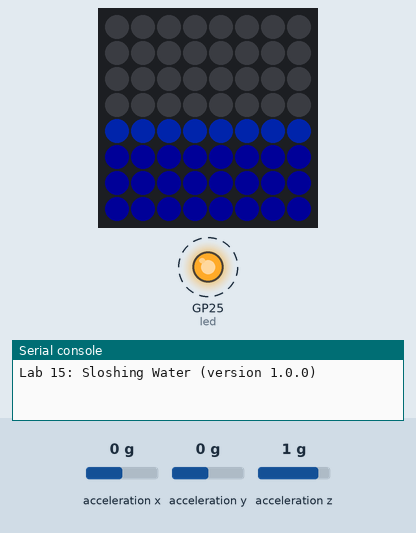
Recording of a program running on a simulated Raspberry Pi Pico running MicroPython. Parts: 8×8 RGB LED matrix (first LED top left, wired row by row, every second row reversed), output pins drawn as LEDs (lit = HIGH), the last lines printed to the serial console. Dashed ring = blinking. Inputs (shaded band) come from the test bench; at power-on: acceleration x 0 g, acceleration y 0 g, acceleration z 1 g. Dim RGB values are drawn brighter than linear; library files of the repository ran but are not shown: font.py; pins used as bus, display or sensor lines are not drawn.

Above: at 0.87 s.
1.3 s: acceleration x set to 1.1 g
At 1.79 s:
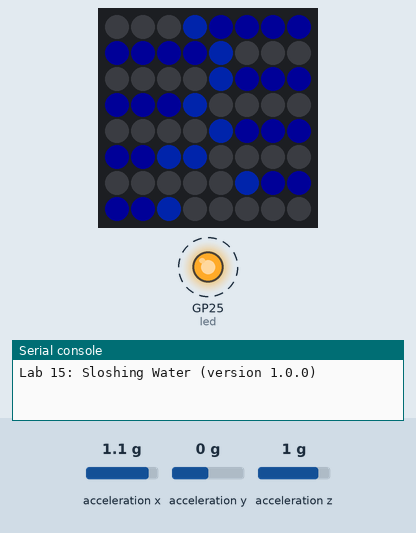
3.0 s: acceleration y set to -1.4 g
At 3.44 s:
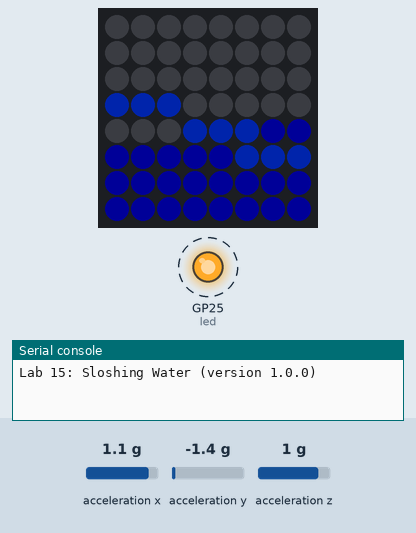
4.6 s: acceleration x set to -1.4 g
At 5.4 s:
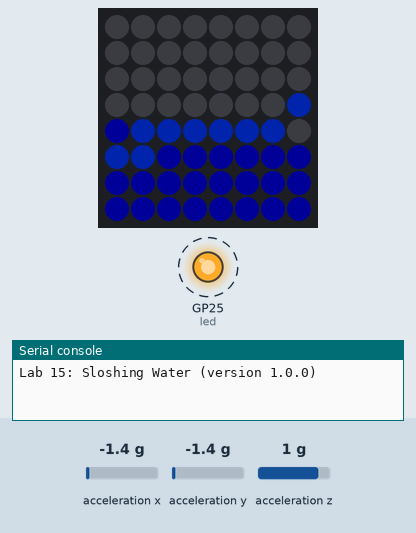
6.3 s: acceleration y set to -0.8 g
At 6.78 s:
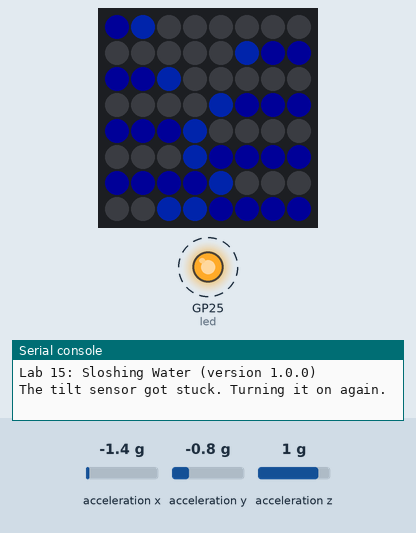
Timing chart, 0 to 9.1 s (numbered marks = the images above; inputs shaded):
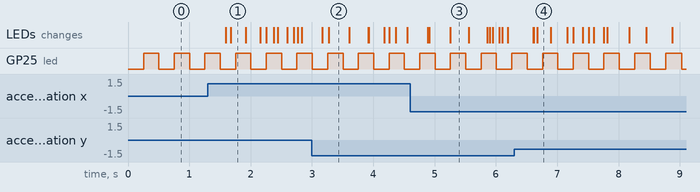

Measured:
- after the input at 1.3 s, the LEDs: first change after 0.30 s (image 1 shows a later state)
- by itself, GP25 (led): alternates HIGH for 0.25 s and LOW for 0.25 s

The program:

15-sloshing-water.py
```python
# Lab 15: Sloshing Water
# Filename: 15-sloshing-water.py
# Version: 1.0.0
#
# The matrix is a square pan seen from the side, half full of blue water.
# Stand the board upright and the bottom half fills with water. Rock or
# tilt the board and the water sloshes back and forth, then settles.
# The code lives in the module sloshing_water.py (with the shared helpers
# in kit.py) so that program 18 can load it as a mode too. Upload all the
# .py files with ./upload-code.sh before you run this.
# Not yet tried by hand: the tilt needs a person to rock the kit.

import sloshing_water

print("Lab 15: Sloshing Water (version 1.0.0)")

sloshing_water.run()
```

sloshing_water.py
```python
# Module: Sloshing Water (program 15, mode 11 of program 18, and program 19)
# Filename: sloshing_water.py
# Version: 1.0.0
#
# The matrix is a square pan seen from the side, half full of blue water.
# Stand the board upright and the bottom half fills with water. Rock or
# tilt the board and the water sloshes back and forth, then settles with a
# level surface. The amount of water never changes: always 32 pixels.
# Run it on its own with 15-sloshing-water.py.
# If the water falls toward the wrong side, change FLIP_X, FLIP_Y or
# SWAP_XY in kit.py.

import kit

# the water: half the pixels. Only 32 pixels are lit and only in blue,
# so these numbers draw about 90 mA, far less than USB supplies.
NUMBER_PIXELS = kit.NUMBER_PIXELS
WATER_PIXELS = NUMBER_PIXELS // 2
WATER_COLOR = (0, 0, 24)
SURFACE_COLOR = (0, 10, 48)     # a brighter line along the top of the water
SURFACE_THICKNESS = 1.0         # in pixels

# the water follows the pull of gravity like a weight on a spring,
# so it overshoots and rings back and forth when you rock the board
SPRING = 90         # bigger = faster sloshing (90 is about 1.5 slosh a second)
DAMPING = 2.5       # bigger = the sloshing dies out sooner
MIN_TILT = 0.2      # pull along the board below this (nearly flat): water stays put
MAX_PULL = 1.5      # ignore the extra push of hard shakes

# For every pixel, work out once: its strip number, how far it is from the
# center of the pan (across and down), and a tiny nudge so no two pixels
# are ever exactly the same depth.
center_x = (kit.WIDTH - 1) / 2
center_y = (kit.HEIGHT - 1) / 2
pixel_index = []
across = []
down = []
nudge = []
for row in range(kit.HEIGHT):
    for col in range(kit.WIDTH):
        pixel_index.append(kit.xy(col, row))
        across.append(col - center_x)
        down.append(row - center_y)
        nudge.append(0.0007 * col + 0.0011 * row)

def read_pull():
    # which way is downhill along the board, and how strong is the pull
    gx, gy = kit.read_tilt()
    size = (gx * gx + gy * gy) ** 0.5
    if size > MAX_PULL:
        gx = gx * MAX_PULL / size
        gy = gy * MAX_PULL / size
        size = MAX_PULL
    return gx, gy, size

def draw_water(nx, ny):
    # nx, ny is the downhill direction. A pixel's depth is how far it sits
    # downhill. The deepest half of the pixels are water, so the surface
    # always lands where exactly half the pan is full.
    depth = [across[i] * nx + down[i] * ny + nudge[i] for i in range(NUMBER_PIXELS)]
    cutoff = sorted(depth)[NUMBER_PIXELS - WATER_PIXELS]
    for i in range(NUMBER_PIXELS):
        below_surface = depth[i] - cutoff
        if below_surface < 0:
            kit.strip[pixel_index[i]] = kit.OFF
        elif below_surface < SURFACE_THICKNESS:
            kit.strip[pixel_index[i]] = SURFACE_COLOR
        else:
            kit.strip[pixel_index[i]] = WATER_COLOR
    kit.strip.write()

def run(settings=None):
    from utime import ticks_ms, ticks_diff

    # the spring: sx, sy is where the water thinks "down" is, vx, vy is how
    # fast that is changing, and target is where gravity says it should be
    sx = 0.0
    sy = 1.0
    vx = 0.0
    vy = 0.0
    target_x = 0.0
    target_y = 1.0
    nx = 0.0
    ny = 1.0
    last_time = ticks_ms()

    while True:
        gx, gy, size = read_pull()
        if size >= MIN_TILT:
            target_x = gx
            target_y = gy

        now = ticks_ms()
        dt = ticks_diff(now, last_time) / 1000
        last_time = now
        if dt > 0.05:
            dt = 0.05

        vx += (SPRING * (target_x - sx) - DAMPING * vx) * dt
        vy += (SPRING * (target_y - sy) - DAMPING * vy) * dt
        sx += vx * dt
        sy += vy * dt

        length = (sx * sx + sy * sy) ** 0.5
        if length > 0.05:
            nx = sx / length
            ny = sy / length

        draw_water(nx, ny)
        kit.wait(5)
```

kit.py
```python
# Module: Kit Helpers (shared by programs 15 to 19 and the modes they load)
# Filename: kit.py
# Version: 1.2.0
#
# Sets up the matrix, the accelerometer and the two mode buttons one time,
# and gives every mode the same helpers: xy(), clear(), fade_pixels(),
# read_tilt(), draw_text(), wait() and a list of colors.
#
# wait() is how a mode sleeps. It also watches the two mode buttons. When
# program 18 or 19 has turned the buttons on (mode_buttons_on) and one is
# pressed, wait() raises ModeChange and the next or previous mode loads.
# When a mode runs on its own (programs 15 to 17) the buttons are off.
#
# wait() also blinks the LED on the Pico board. If the LED stops blinking,
# the program has stopped. read_tilt() never stops the program: if the
# sensor does not answer, gets stuck, or loses its settings, it uses the
# last good reading and turns the sensor on again.

from machine import Pin, I2C
from neopixel import NeoPixel
from utime import sleep_ms, sleep_us, ticks_ms, ticks_diff
import ustruct
import config
from font import LETTERS

# hardware settings from config.py
NEOPIXEL_PIN = config.NEOPIXEL_PIN
NUMBER_PIXELS = config.NUMBER_PIXELS
MATRIX_WIDTH = config.MATRIX_WIDTH
MATRIX_HEIGHT = config.MATRIX_HEIGHT
SERPENTINE = config.SERPENTINE
BUTTON_PIN_1 = config.BUTTON_PIN_1
BUTTON_PIN_2 = config.BUTTON_PIN_2
ACCEL_I2C_ID = config.ACCEL_I2C_ID
ACCEL_SDA_PIN = config.ACCEL_SDA_PIN
ACCEL_SCL_PIN = config.ACCEL_SCL_PIN
ACCEL_ADDRESS = config.ACCEL_ADDRESS

# LIS3DH registers
CTRL_REG1 = 0x20
CTRL_REG4 = 0x23
ACCEL_DATA_REGISTER = 0x28 | 0x80   # the 0x80 bit makes the chip step through x, y, z
COUNTS_PER_G = 16384
CTRL_REG1_VALUE = 0x57      # 100 readings a second, x y z on
CTRL_REG4_VALUE = 0x88      # high resolution, +/- 2 g

# keeping the sensor working
I2C_FREQ = 100000           # a slower clock is less bothered by noise from the matrix wires
MAX_SAME_READINGS = 100     # a working sensor always wiggles a little, so this many
                            # exactly equal readings in a row means it is stuck
CHECK_MS = 1000             # how often to check that the sensor kept its settings

# the LED on the Pico board blinks while the program runs
HEARTBEAT_MS = 250

# how the sensor is mounted relative to the matrix (same as program 14)
FLIP_X = False
FLIP_Y = True
SWAP_XY = False

# a button press counts once, then is ignored for this many milliseconds
DEBOUNCE_MS = 200

WIDTH = MATRIX_WIDTH
HEIGHT = MATRIX_HEIGHT

# colors. A single pixel can be bright, so the biggest number is 48.
# Modes that light many pixels at once use these dimmed down.
OFF = (0, 0, 0)
RED = (48, 0, 0)
ORANGE = (48, 14, 0)
YELLOW = (40, 32, 0)
GREEN = (0, 48, 0)
BLUE = (0, 0, 48)
INDIGO = (12, 0, 48)
VIOLET = (30, 0, 40)
PINK = (48, 8, 24)
WHITE = (28, 28, 28)
TEAL = (0, 40, 30)
LIME = (20, 48, 0)
SKY = (0, 24, 48)
RAINBOW = [RED, ORANGE, YELLOW, GREEN, BLUE, INDIGO, VIOLET]
PALETTE = RAINBOW + [PINK, WHITE, TEAL, LIME, SKY]
TEXT_COLOR = (16, 16, 4)

strip = NeoPixel(Pin(NEOPIXEL_PIN), NUMBER_PIXELS)

# the buttons connect the pin to GND, so a press reads 0
button1 = Pin(BUTTON_PIN_1, Pin.IN, Pin.PULL_UP)
button2 = Pin(BUTTON_PIN_2, Pin.IN, Pin.PULL_UP)

led = Pin("LED", Pin.OUT)     # "LED" works on the Pico, Pico W and Pico 2
last_blink = ticks_ms()

def heartbeat():
    # flip the LED on the Pico board every HEARTBEAT_MS
    global last_blink
    now = ticks_ms()
    if ticks_diff(now, last_blink) >= HEARTBEAT_MS:
        led.toggle()
        last_blink = now

# setup_sensor(), near the end of this file, sets up I2C and turns the
# sensor on. It runs again if the sensor stops answering, for example
# after a loose wire.


class ModeChange(Exception):
    # raised by wait() when a mode button is pressed: args[0] is 1 for the
    # next mode (button 1) or -1 for the previous mode (button 2)
    pass


mode_buttons_on = False
button1_was_down = False
button2_was_down = False
last_press = ticks_ms()

def check():
    # Look at the two buttons. If one was just pressed and the mode buttons
    # are on, raise ModeChange.
    global button1_was_down, button2_was_down, last_press
    if not mode_buttons_on:
        return
    down1 = button1.value() == 0
    down2 = button2.value() == 0
    pressed1 = down1 and not button1_was_down
    pressed2 = down2 and not button2_was_down
    button1_was_down = down1
    button2_was_down = down2
    now = ticks_ms()
    if (pressed1 or pressed2) and ticks_diff(now, last_press) > DEBOUNCE_MS:
        last_press = now
        if pressed1:
            raise ModeChange(1)
        raise ModeChange(-1)

def wait(ms):
    # sleep for ms milliseconds, but notice a button press right away
    heartbeat()
    check()
    while ms > 0:
        step = min(ms, 10)
        sleep_ms(step)
        ms -= step
        heartbeat()
        check()

def xy(x, y):
    if SERPENTINE and y % 2 == 1:
        return y * MATRIX_WIDTH + (MATRIX_WIDTH - 1 - x)
    return y * MATRIX_WIDTH + x

def clear():
    for i in range(NUMBER_PIXELS):
        strip[i] = OFF

def fade_pixels(keep):
    # keep is 0 to 255: how much of each pixel's color stays. Called every
    # frame, it leaves a fading trail behind anything that moves.
    for i in range(NUMBER_PIXELS):
        r, g, b = strip[i]
        if r or g or b:
            strip[i] = (r * keep // 256, g * keep // 256, b * keep // 256)

def dim(color, brightness):
    # brightness is 0.0 to 1.0
    return (int(color[0] * brightness), int(color[1] * brightness), int(color[2] * brightness))

# The tilt sensor. If it misses a reading (a wire that lost contact for a
# moment, or a bump while you press a button), Python raises OSError. The
# shows keep the last good reading instead of stopping, and the Shell says
# what happened, one time.
sensor_answering = True
last_tilt = (0.0, 0.0)
last_raw = None
same_readings = 0
last_check = ticks_ms()

def sensor_lost():
    global sensor_answering
    if sensor_answering:
        print("The tilt sensor is not answering. Check its wires: GP16, GP17, 3V3 and GND.")
    sensor_answering = False

def free_bus():
    # If a program stops in the middle of a reading, the sensor can be left
    # holding the SDA wire low, and every reading after that fails. Nine
    # clock pulses let it finish sending its byte, then a stop signal
    # (SDA going high while SCL is high) frees the bus.
    scl = Pin(ACCEL_SCL_PIN, Pin.OUT, value=1)
    sda = Pin(ACCEL_SDA_PIN, Pin.IN, Pin.PULL_UP)
    for i in range(9):
        scl.value(0)
        sleep_us(5)
        scl.value(1)
        sleep_us(5)
    scl.value(0)
    sda.init(Pin.OUT, value=0)
    sleep_us(5)
    scl.value(1)
    sleep_us(5)
    sda.init(Pin.IN, Pin.PULL_UP)
    sleep_us(5)

def setup_sensor():
    # the chip starts powered down, and powers down again if it loses power
    global i2c, sensor_answering, same_readings
    free_bus()
    i2c = I2C(ACCEL_I2C_ID, sda=Pin(ACCEL_SDA_PIN), scl=Pin(ACCEL_SCL_PIN), freq=I2C_FREQ)
    same_readings = 0
    try:
        i2c.writeto_mem(ACCEL_ADDRESS, CTRL_REG1, bytes([CTRL_REG1_VALUE]))
        i2c.writeto_mem(ACCEL_ADDRESS, CTRL_REG4, bytes([CTRL_REG4_VALUE]))
    except OSError:
        sensor_lost()
        return
    if not sensor_answering:
        print("The tilt sensor is answering again.")
    sensor_answering = True

setup_sensor()

def check_sensor(raw):
    # Once a second, make sure the sensor still works. A dip in the power can
    # reset it: a reset sensor goes to sleep and keeps sending its last
    # reading, so tilting seems to do nothing.
    global last_raw, same_readings, last_check
    if raw == last_raw:
        same_readings += 1
    else:
        same_readings = 0
    last_raw = raw
    now = ticks_ms()
    if ticks_diff(now, last_check) < CHECK_MS:
        return
    last_check = now
    if same_readings >= MAX_SAME_READINGS:
        print("The tilt sensor got stuck. Turning it on again.")
        setup_sensor()
        return
    try:
        settings = i2c.readfrom_mem(ACCEL_ADDRESS, CTRL_REG1, 1)[0]
    except OSError:
        sensor_lost()
        return
    if settings != CTRL_REG1_VALUE:
        print("The tilt sensor lost its settings. Turning it on again.")
        setup_sensor()

def read_tilt():
    # the pull of gravity along the board, as (gx, gy) in g, pointing
    # toward the low side. When the board stands upright the pull is about 1.
    global last_tilt
    if not sensor_answering:
        setup_sensor()          # it may have lost power, so turn it on again
    try:
        raw = i2c.readfrom_mem(ACCEL_ADDRESS, ACCEL_DATA_REGISTER, 6)
    except OSError:
        sensor_lost()
        return last_tilt
    check_sensor(raw)
    ax, ay, az = ustruct.unpack('<hhh', raw)
    gx = ax / COUNTS_PER_G
    gy = ay / COUNTS_PER_G
    if SWAP_XY:
        gx, gy = gy, gx
    if FLIP_X:
        gx = -gx
    if FLIP_Y:
        gy = -gy
    last_tilt = (gx, gy)
    return gx, gy

def draw_text(text, color=TEXT_COLOR):
    # draw the letters in the middle of the matrix and show them.
    # The letter shapes come from font.py. Two letters fit: "L1" or "12".
    width = len(text) - 1                   # one dark column between letters
    for letter in text:
        width += len(LETTERS[letter][0])
    left = (MATRIX_WIDTH - width) // 2
    top = (MATRIX_HEIGHT - 5) // 2
    clear()
    for letter in text:
        rows = LETTERS[letter]
        for row in range(5):
            for col in range(len(rows[row])):
                x = left + col
                if rows[row][col] == "X" and 0 <= x < MATRIX_WIDTH:
                    strip[xy(x, top + row)] = color
        left += len(rows[0]) + 1
    strip.write()
```

config.py
```python
# Moving Rainbow Configuration file
# Filename: config.py
# Version: 1.0.0
#
# This file contains the hardware configuration for the Tilt-a-Rainbow
# Mini kit. It is imported by each program.

# 8x8 NeoPixel matrix (64 pixels)
NEOPIXEL_PIN = 0
MATRIX_WIDTH = 8
MATRIX_HEIGHT = 8
NUMBER_PIXELS = MATRIX_WIDTH * MATRIX_HEIGHT
# Some 8x8 panels are wired in a zig-zag: row 0 runs left to right,
# row 1 runs right to left, and so on. This panel is NOT: every row runs
# left to right. (Checked on the real panel: pixel 8 sits right below
# pixel 0.) Run 06-walk-pixels.py to see the pixel order.
SERPENTINE = False

# The color number the programs use when ALL 64 pixels are lit at once.
# 64 pixels at (20, 20, 20) draw about 300 mA, safely under the 500 mA a
# USB port supplies. Programs that light only a few pixels can use bigger
# numbers.
LEVEL = 20

# Two mode buttons, each wired from its GPIO pin to GND
BUTTON_PIN_1 = 14
BUTTON_PIN_2 = 15

# Accelerometer on I2C bus 0 (GP16 is SDA, GP17 is SCL)
# LIS3DH accelerometer. 0x19 is the usual address (0x18 if SDO is tied to GND).
# Run 02-probe.py to check.
ACCEL_I2C_ID = 0
ACCEL_SDA_PIN = 16
ACCEL_SCL_PIN = 17
ACCEL_ADDRESS = 0x19
```
